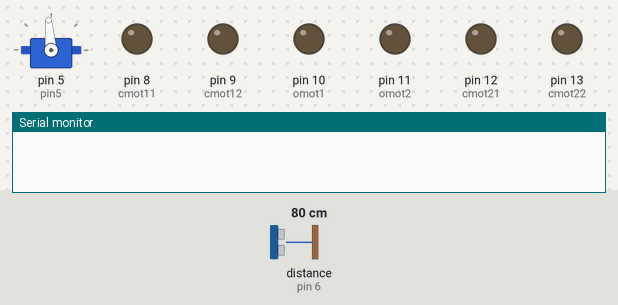
Simulated run of this sketch. Board: Arduino Uno, built with avr-gcc and run on an emulated ATmega328P. Shown: servo, output pins drawn as LEDs (lit = HIGH), the last lines printed to the serial monitor. Wiring (inferred from the names in the program): ultrasonic range finder: trigger pin 7; echo pin 6. Inputs (shaded band) come from the test bench; at power-on: distance to the obstacle (sensor on pin 6) 80 cm. The echo pulse lasts 58.3 µs per cm; pins used as bus, display or sensor lines are not drawn.

Above: at 0.05 s.
At 1.0 s:
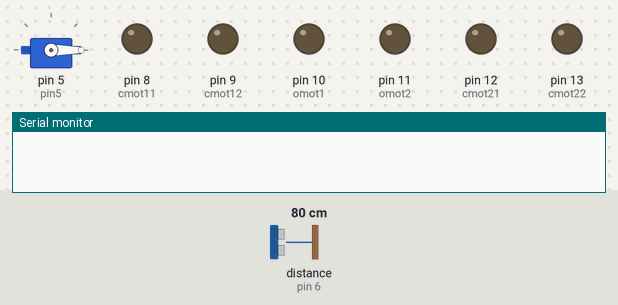
At 2.0 s:
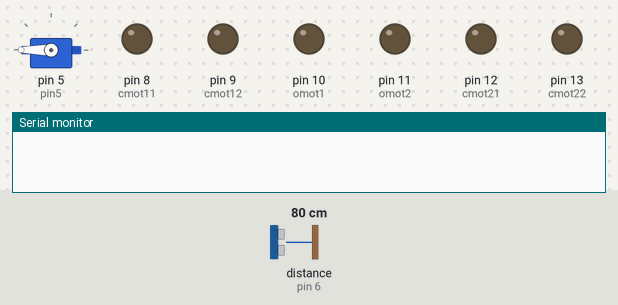
At 3.1 s:
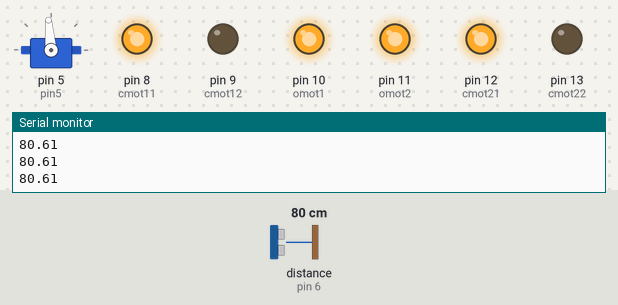
At 4.25 s:
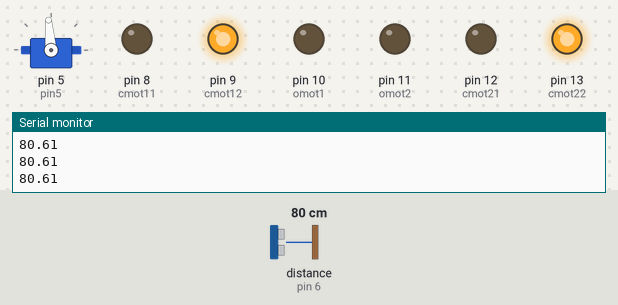
Timing chart, 0 to 5.5 s (numbered marks = the images above):
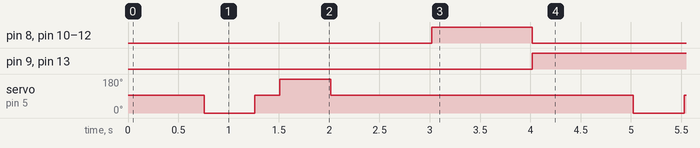

Measured:
- by itself, pin 8 (cmot11), pin 10 (omot1), pin 11 (omot2), pin 12 (cmot21): alternates HIGH for 1.0 s and LOW for 3.3 s
- by itself, pin 9 (cmot12), pin 13 (cmot22): alternates HIGH for 3.3 s and LOW for 1.0 s
- by itself, servo on pin 5 (pin5): repeats every 4.3 s: 95° 0.25 s, 180° 0.51 s, 95° 3.0 s, 0° 0.51 s

The sketch:

sketch_jul02a.ino
```cpp
#include <Servo.h>

int trigpin = 7;
int echopin = 6;
int pin5 = 5;
int omot1 = 10;
int omot2 = 11;
int cmot11 = 8;
int cmot12 = 9;
int cmot21 = 12;
int cmot22 = 13;
int distmove = 27;
float pulsetime;
float pulsetime1;
float pulsetime2;
float dist;
float dist1;
float dist2;

Servo myservo;

void setup() {
  Serial.begin(9600);
  pinMode(trigpin, OUTPUT);
  pinMode(echopin, INPUT);
  pinMode(omot1, OUTPUT);
  pinMode(omot2, OUTPUT);
  pinMode(cmot11, OUTPUT);
  pinMode(cmot12, OUTPUT);
  pinMode(cmot21, OUTPUT);
  pinMode(cmot22, OUTPUT);
  myservo.attach(pin5);

}

void loop() {
  myservo.write(95);
  delay(250);
  digitalWrite(trigpin, LOW);
  delayMicroseconds(200);
  digitalWrite(trigpin, HIGH);
  delayMicroseconds(10);
  digitalWrite(trigpin, LOW);
  pulsetime = pulseIn(echopin, HIGH);
  dist = 347 * pulsetime / 20000;
  delay(500);

  myservo.write(0);
  digitalWrite(trigpin, LOW);
  delayMicroseconds(200);
  digitalWrite(trigpin, HIGH);
  delayMicroseconds(10);
  digitalWrite(trigpin, LOW);
  pulsetime1 = pulseIn(echopin, HIGH);
  dist1 = 347 * pulsetime1 / 20000;
  delay(500);
  myservo.write(95);
  delay(250);

  myservo.write(180);
  digitalWrite(trigpin, LOW);
  delayMicroseconds(200);
  digitalWrite(trigpin, HIGH);
  delayMicroseconds(10);
  digitalWrite(trigpin, LOW);
  pulsetime2 = pulseIn(echopin, HIGH);
  dist2 = 347 * pulsetime2 / 20000;
  delay(500);
  myservo.write(95);
  delay(250);

  Serial.println(dist);
  delay(250);
  Serial.println(dist1);
  delay(250);
  Serial.println(dist2);
  delay(250);

  if (dist >= distmove) {
    analogWrite(omot1, 255);
    analogWrite(omot2, 255);

    digitalWrite(cmot11, HIGH);
    digitalWrite(cmot12, LOW);
    digitalWrite(cmot21, HIGH);
    digitalWrite(cmot22, LOW);

    delay(1000);
  }
  else if (dist <= distmove && dist1 >= dist2) {
    analogWrite(omot1, 255);
    analogWrite(omot2, 255);

    digitalWrite(cmot11, HIGH);
    digitalWrite(cmot12, LOW);
    digitalWrite(cmot21, LOW);
    digitalWrite(cmot22, HIGH);

    delay (500);
  }
  else if (dist <= distmove && dist1 <= dist2 ) {
    analogWrite(omot1, 255);
    analogWrite(omot2, 255);

    digitalWrite(cmot11, LOW);
    digitalWrite(cmot12, HIGH);
    digitalWrite(cmot21, HIGH);
    digitalWrite(cmot22, LOW);

    delay(500);

  }
  else {
    analogWrite(omot1, 100);
    analogWrite(omot2, 255);

    digitalWrite(cmot11, LOW);
    digitalWrite(cmot12, HIGH);
    digitalWrite(cmot21, LOW);
    digitalWrite(cmot22, HIGH);

    delay(250);
  }

  analogWrite(omot1, 0);
  analogWrite(omot2, 0);

  digitalWrite(cmot11, LOW);
  digitalWrite(cmot12, HIGH);
  digitalWrite(cmot21, LOW);
  digitalWrite(cmot22, HIGH);

  delay(250);
}
```
